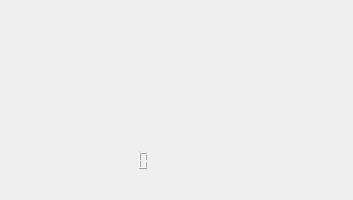
<?xml version="1.0" encoding="UTF-8"?>
<ui version="4.0">
 <class>MainWindow</class>
 <widget class="QMainWindow" name="MainWindow">
  <property name="geometry">
   <rect>
    <x>0</x>
    <y>0</y>
    <width>353</width>
    <height>200</height>
   </rect>
  </property>
  <property name="minimumSize">
   <size>
    <width>353</width>
    <height>200</height>
   </size>
  </property>
  <property name="maximumSize">
   <size>
    <width>353</width>
    <height>200</height>
   </size>
  </property>
  <property name="windowTitle">
   <string>MainWindow</string>
  </property>
  <property name="styleSheet">
   <string notr="true">border-image: url(:/picture/picture/CG16000.png);</string>
  </property>
  <widget class="QWidget" name="centralWidget">
   <widget class="QLabel" name="avatar">
    <property name="geometry">
     <rect>
      <x>10</x>
      <y>15</y>
      <width>136</width>
      <height>100</height>
     </rect>
    </property>
    <property name="minimumSize">
     <size>
      <width>136</width>
      <height>100</height>
     </size>
    </property>
    <property name="maximumSize">
     <size>
      <width>136</width>
      <height>100</height>
     </size>
    </property>
    <property name="toolTipDuration">
     <number>-1</number>
    </property>
    <property name="styleSheet">
     <string notr="true">border-image: url(:/picture/picture/CG23090.png);</string>
    </property>
    <property name="text">
     <string/>
    </property>
   </widget>
   <widget class="QLCDNumber" name="lcdNumber">
    <property name="geometry">
     <rect>
      <x>10</x>
      <y>150</y>
      <width>231</width>
      <height>21</height>
     </rect>
    </property>
    <property name="font">
     <font>
      <family>Aharoni</family>
      <pointsize>9</pointsize>
      <weight>75</weight>
      <bold>true</bold>
     </font>
    </property>
    <property name="styleSheet">
     <string notr="true">border-image: url();</string>
    </property>
    <property name="frameShape">
     <enum>QFrame::NoFrame</enum>
    </property>
   </widget>
   <widget class="QLabel" name="weather">
    <property name="geometry">
     <rect>
      <x>150</x>
      <y>40</y>
      <width>171</width>
      <height>101</height>
     </rect>
    </property>
    <property name="styleSheet">
     <string notr="true">border-image: url();</string>
    </property>
    <property name="text">
     <string/>
    </property>
   </widget>
   <widget class="QLabel" name="week">
    <property name="geometry">
     <rect>
      <x>240</x>
      <y>148</y>
      <width>80</width>
      <height>20</height>
     </rect>
    </property>
    <property name="font">
     <font>
      <family>微软雅黑 Light</family>
     </font>
    </property>
    <property name="styleSheet">
     <string notr="true">border-image: url();</string>
    </property>
    <property name="text">
     <string/>
    </property>
   </widget>
  </widget>
 </widget>
 <layoutdefault spacing="6" margin="11"/>
 <resources/>
 <connections/>
</ui>
